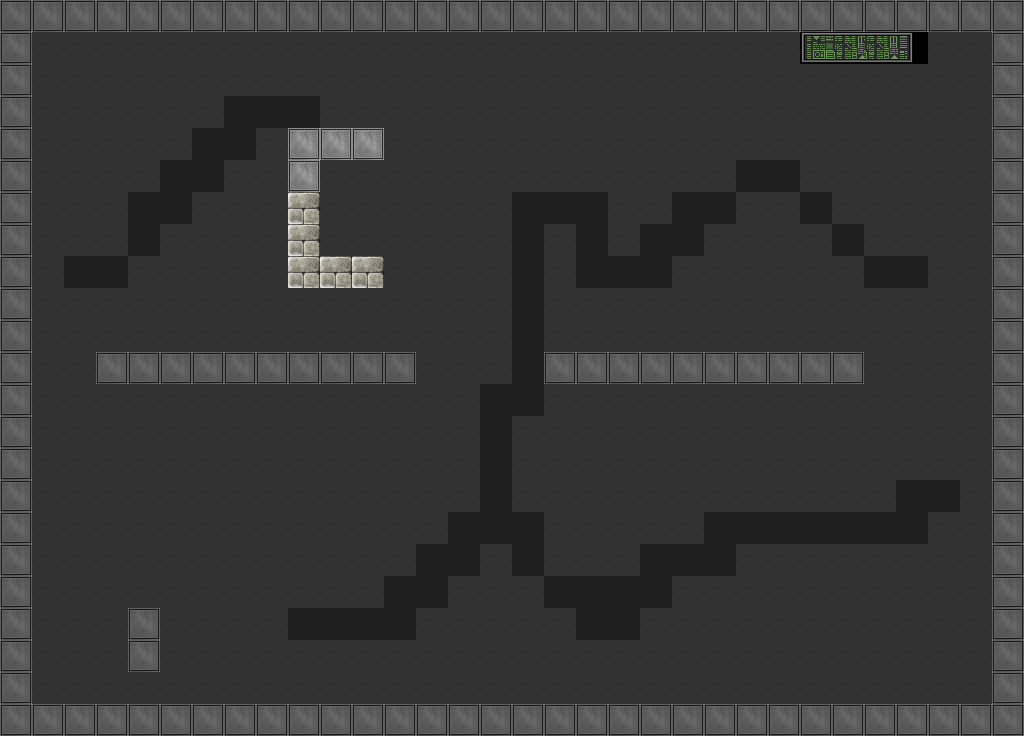

Below is a game level as drawn by its tile map, then a one-line description and the .tmx that defines it (tile-layer data replaced by summaries):
An orthogonal 32x23 tile map with 32x32 px tiles, 3 tile layers (Tile Layer 1, Tile Layer 2, Tile Layer 3), 2 tilesets and 10 objects (10x slime).

<map version="1.0" orientation="orthogonal" width="32" height="23" tilewidth="32" tileheight="32">
 <tileset firstgid="1" name="test" tilewidth="32" tileheight="32">
  <image source="../tilesets/test.png" width="1024" height="2016" />
 </tileset>
 <tileset firstgid="2017" name="space" tilewidth="32" tileheight="32">
  <image source="../tilesets/space.png" width="256" height="1000" />
 </tileset>
 <layer name="Tile Layer 1" width="32" height="23">
  <data>[736 cells, 608 non-empty, 3 distinct tile ids]</data>
 </layer>
 <layer name="Tile Layer 2" width="32" height="23">
  <data>[736 cells, 136 non-empty, 8 distinct tile ids]</data>
 </layer>
 <objectgroup name="Object Layer 1" width="32" height="23">
  <object name="slime_1" type="slime" x="946" y="654" width="32" height="32">
   <properties>
    <property name="id" value="gem" />
    <property name="level" value="1" />
    <property name="type" value="gem" />
   </properties>
  </object>
  <object name="slime_1" type="slime" x="216" y="292" width="32" height="32">
   <properties>
    <property name="id" value="gem" />
    <property name="level" value="1" />
    <property name="type" value="gem" />
   </properties>
  </object>
  <object name="slime_1" type="slime" x="45" y="659" width="32" height="32">
   <properties>
    <property name="id" value="gem" />
    <property name="level" value="1" />
    <property name="type" value="gem" />
   </properties>
  </object>
  <object name="slime_1" type="slime" x="357" y="198" width="32" height="32">
   <properties>
    <property name="id" value="enemy_ship" />
    <property name="level" value="1" />
    <property name="type" value="enemy" />
   </properties>
  </object>
  <object name="slime_1" type="slime" x="61" y="598" width="32" height="32">
   <properties>
    <property name="id" value="gem" />
    <property name="level" value="1" />
    <property name="type" value="gem" />
   </properties>
  </object>
  <object name="slime_1" type="slime" x="196" y="649" width="32" height="32">
   <properties>
    <property name="id" value="gem" />
    <property name="level" value="1" />
    <property name="type" value="gem" />
   </properties>
  </object>
  <object name="slime_1" type="slime" x="279" y="644" width="32" height="32">
   <properties>
    <property name="id" value="enemy_ship" />
    <property name="level" value="1" />
    <property name="type" value="enemy" />
   </properties>
  </object>
  <object name="slime_1" type="slime" x="903" y="86" width="32" height="32">
   <properties>
    <property name="id" value="enemy_ship" />
    <property name="level" value="1" />
    <property name="type" value="enemy" />
   </properties>
  </object>
  <object name="slime_1" type="slime" x="825" y="86" width="32" height="32">
   <properties>
    <property name="id" value="enemy_ship" />
    <property name="level" value="1" />
    <property name="type" value="enemy" />
   </properties>
  </object>
  <object name="slime_1" type="slime" x="863" y="148" width="32" height="32">
   <properties>
    <property name="id" value="enemy_ship" />
    <property name="level" value="1" />
    <property name="type" value="enemy" />
   </properties>
  </object>
 </objectgroup>
 <layer name="Tile Layer 3" width="32" height="23">
  <data>[736 cells, 149 non-empty, 4 distinct tile ids]</data>
 </layer>
</map>
